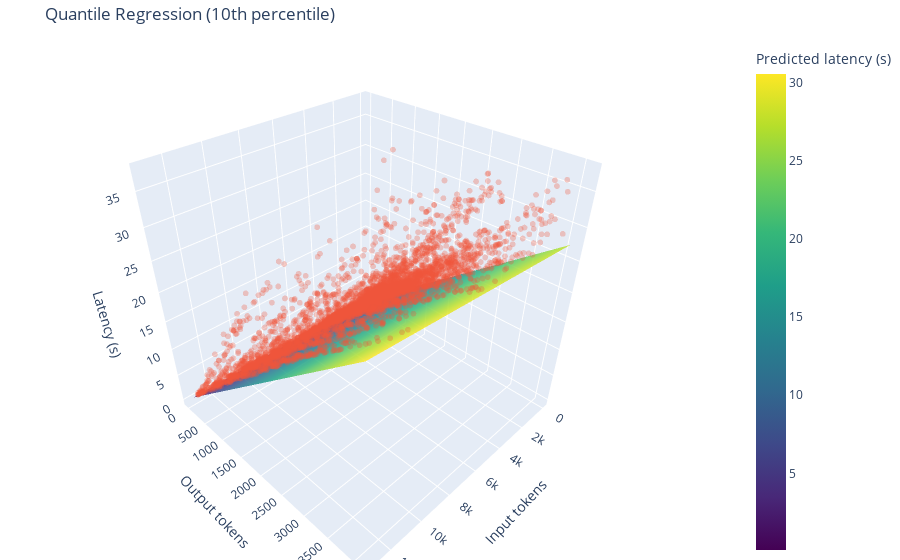

Source (notebook cell):
### Code cell
fig.show()

### Figure 1 — Plotly figure (JSON) as saved in the notebook; plotly's stock layout.template omitted (floating-point values rounded to 4 significant figures; data arrays with more than 128 entries replaced by an {"elided": "..."} marker saying what was removed)
{"data": [{"colorbar": {"title": {"text": "Predicted latency (s)"}}, "colorscale": [[0, "#440154"], [0.1111, "#482878"], [0.2222, "#3e4989"], [0.3333, "#31688e"], [0.4444, "#26828e"], [0.5556, "#1f9e89"], [0.6667, "#35b779"], [0.7778, "#6ece58"], [0.8889, "#b5de2b"], [1, "#fde725"]], "name": "Fitted surface", "opacity": 0.85, "showscale": true, "type": "surface", "x": {"elided": "60x60 float values"}, "y": {"elided": "60x60 float values"}, "z": {"elided": "60x60 float values"}}, {"marker": {"opacity": 0.3, "size": 2}, "mode": "markers", "name": "Observed", "type": "scatter3d", "x": {"elided": "5000 int values"}, "y": {"elided": "5000 int values"}, "z": {"elided": "5000 float values"}}], "layout": {"margin": {"b": 0, "l": 0, "r": 0, "t": 40}, "scene": {"xaxis": {"title": {"text": "Input tokens"}}, "yaxis": {"title": {"text": "Output tokens"}}, "zaxis": {"title": {"text": "Latency (s)"}}}, "title": {"text": "Quantile Regression (10th percentile)"}}}
